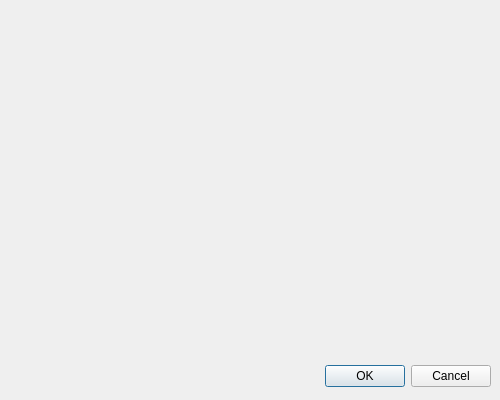
<?xml version="1.0" encoding="UTF-8"?>
<ui version="4.0">
 <class>frmLayerProps</class>
 <widget class="QDialog" name="frmLayerProps">
  <property name="geometry">
   <rect>
    <x>0</x>
    <y>0</y>
    <width>500</width>
    <height>400</height>
   </rect>
  </property>
  <property name="windowTitle">
   <string>Dialog</string>
  </property>
  <property name="windowIcon">
   <iconset resource="res.qrc">
    <normaloff>:/images/rtlogo</normaloff>:/images/rtlogo</iconset>
  </property>
  <widget class="QDialogButtonBox" name="buttonBox">
   <property name="geometry">
    <rect>
     <x>10</x>
     <y>360</y>
     <width>481</width>
     <height>32</height>
    </rect>
   </property>
   <property name="orientation">
    <enum>Qt::Horizontal</enum>
   </property>
   <property name="standardButtons">
    <set>QDialogButtonBox::Cancel|QDialogButtonBox::Ok</set>
   </property>
  </widget>
 </widget>
 <resources>
  <include location="res.qrc"/>
 </resources>
 <connections>
  <connection>
   <sender>buttonBox</sender>
   <signal>accepted()</signal>
   <receiver>frmLayerProps</receiver>
   <slot>accept()</slot>
   <hints>
    <hint type="sourcelabel">
     <x>248</x>
     <y>254</y>
    </hint>
    <hint type="destinationlabel">
     <x>157</x>
     <y>274</y>
    </hint>
   </hints>
  </connection>
  <connection>
   <sender>buttonBox</sender>
   <signal>rejected()</signal>
   <receiver>frmLayerProps</receiver>
   <slot>reject()</slot>
   <hints>
    <hint type="sourcelabel">
     <x>316</x>
     <y>260</y>
    </hint>
    <hint type="destinationlabel">
     <x>286</x>
     <y>274</y>
    </hint>
   </hints>
  </connection>
 </connections>
</ui>
